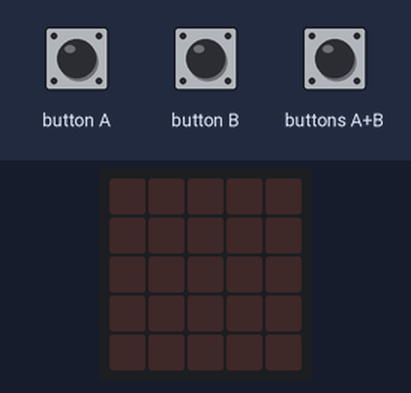
Simulated run of this program. Board: BBC micro:bit (MakeCode). On the bench: the board's 5×5 LED display. The inputs (shaded band) are chosen by the test bench.

Above: at 1.2 s.
1.3 s: buttons A+B pressed for 0.15 s
At 3.2 s:
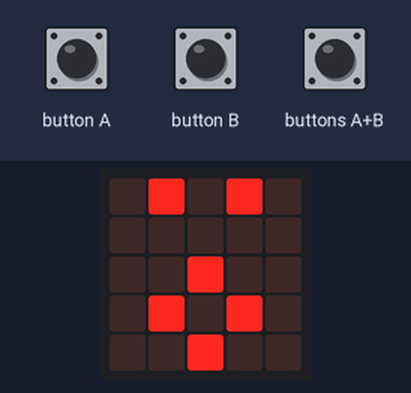
3.5 s: button A pressed for 0.15 s
At 4.6 s:
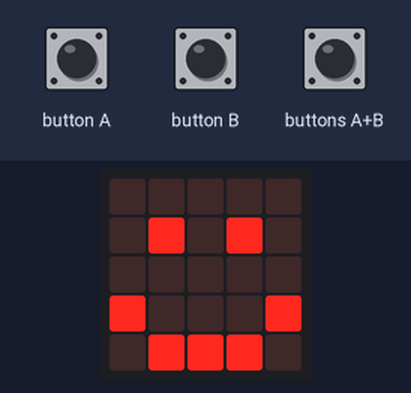
5.1 s: button B pressed for 0.15 s
At 5.8 s:
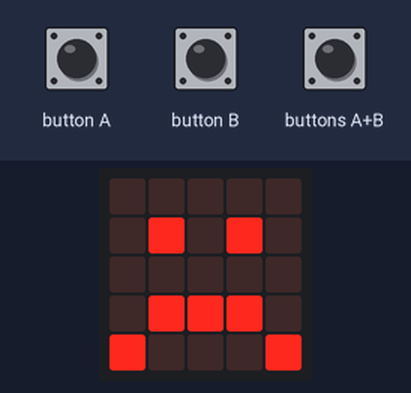
6.7 s: buttons A+B pressed for 1 s
At 8.1 s:
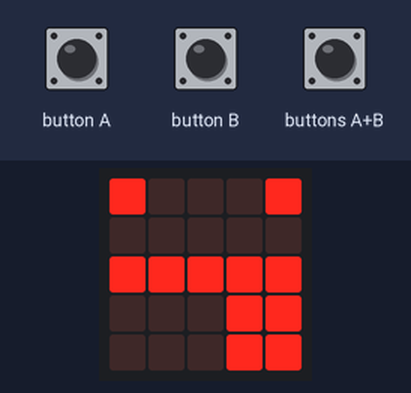
Timing chart, 0 to 9.7 s (numbered marks = the images above; inputs shaded):
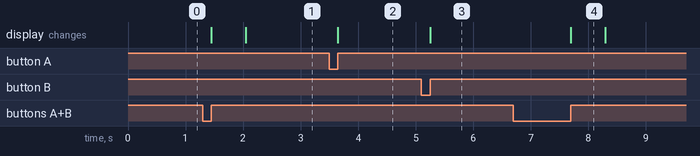

Measured:
- after the input at 1.3 s, the display: first changes after 0.15 s (image 1 shows a later state)
- after the input at 3.5 s, the display: changes after 0.15 s (image 2)
- after the input at 5.1 s, the display: changes after 0.15 s (image 3)
- after the input at 6.7 s, the display: changes after 1.0 s (image 4)
- what the display in image 4 shows lasts 0.6 s, from 7.7 s to 8.3 s

The program:

main.ts
```typescript
input.onButtonPressed(Button.A, function () {
    basic.showIcon(IconNames.Happy)
})
input.onButtonPressed(Button.AB, function () {
    basic.showIcon(IconNames.Silly)
    basic.showIcon(IconNames.Surprised)
})
input.onButtonPressed(Button.B, function () {
    basic.showIcon(IconNames.Sad)
})
```

test.ts
```typescript
// tests gaan hier; deze zal niet worden gecompileerd wanneer dit pakket wordt gebruikt als extensie.
```
